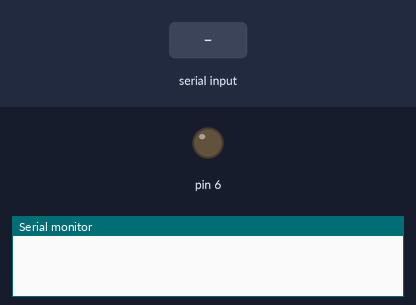
Bench run of a sketch on a simulated Arduino Uno, built with avr-gcc and run on an emulated ATmega328P. On the bench: output pins drawn as LEDs (lit = HIGH), the last lines printed to the serial monitor. The inputs (shaded band) are chosen by the test bench.

Above: at 1.2 s.
1.3 s: "1\n" received over Serial
At 2.2 s:
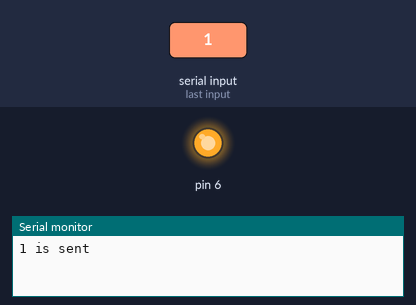
2.8 s: "0\n" received over Serial
At 3.3 s:
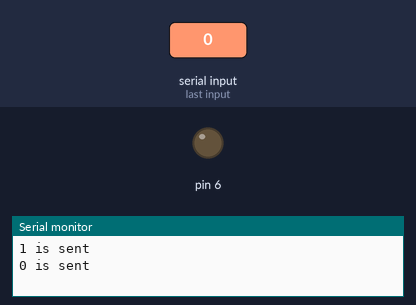
Timing chart, 0 to 5.8 s (numbered marks = the images above; inputs shaded):
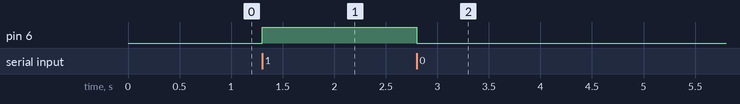

The sketch:

Tx_arduino.ino
```cpp
//Transmit from here
String inBytes;
void setup() {
Serial.begin(9600);
pinMode(6,1);
}

void loop() {
if (Serial.available()>0){
  inBytes = Serial.readStringUntil('\n');
  if (inBytes == "1"){
    digitalWrite(6,1);
    Serial.println("1 is sent");
  }
  else if (inBytes == "0"){
    digitalWrite(6,0);
    Serial.println("0 is sent");
  }
  else{
    Serial.println("Invalid information");
  }
}
}
```

Measured:
- after the input at 1.3 s, pin 6: LOW → HIGH at once
- after the input at 2.8 s, pin 6: HIGH → LOW at once
